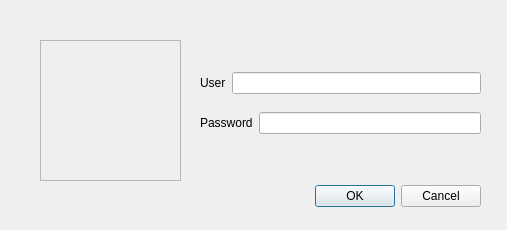
<?xml version="1.0" encoding="UTF-8"?>
<ui version="4.0">
 <class>LoginDialog</class>
 <widget class="QDialog" name="LoginDialog">
  <property name="geometry">
   <rect>
    <x>0</x>
    <y>0</y>
    <width>507</width>
    <height>230</height>
   </rect>
  </property>
  <property name="windowTitle">
   <string>Dialog</string>
  </property>
  <widget class="QDialogButtonBox" name="buttonBox">
   <property name="geometry">
    <rect>
     <x>140</x>
     <y>180</y>
     <width>341</width>
     <height>32</height>
    </rect>
   </property>
   <property name="orientation">
    <enum>Qt::Horizontal</enum>
   </property>
   <property name="standardButtons">
    <set>QDialogButtonBox::Cancel|QDialogButtonBox::Ok</set>
   </property>
  </widget>
  <widget class="QFrame" name="frame">
   <property name="geometry">
    <rect>
     <x>40</x>
     <y>40</y>
     <width>141</width>
     <height>141</height>
    </rect>
   </property>
   <property name="styleSheet">
    <string notr="true">background-image: url(:/assets/images/_operator_logo.png);</string>
   </property>
   <property name="frameShape">
    <enum>QFrame::StyledPanel</enum>
   </property>
   <property name="frameShadow">
    <enum>QFrame::Raised</enum>
   </property>
  </widget>
  <widget class="QWidget" name="layoutWidget">
   <property name="geometry">
    <rect>
     <x>200</x>
     <y>110</y>
     <width>281</width>
     <height>26</height>
    </rect>
   </property>
   <layout class="QHBoxLayout" name="horizontalLayout">
    <item>
     <widget class="QLabel" name="passwordLbl">
      <property name="text">
       <string>Password</string>
      </property>
     </widget>
    </item>
    <item>
     <widget class="QLineEdit" name="passwordlineEdit">
      <property name="echoMode">
       <enum>QLineEdit::Password</enum>
      </property>
     </widget>
    </item>
   </layout>
  </widget>
  <widget class="QWidget" name="layoutWidget">
   <property name="geometry">
    <rect>
     <x>200</x>
     <y>70</y>
     <width>281</width>
     <height>26</height>
    </rect>
   </property>
   <layout class="QHBoxLayout" name="horizontalLayout_2">
    <item>
     <widget class="QLabel" name="userLbl">
      <property name="text">
       <string>User</string>
      </property>
     </widget>
    </item>
    <item>
     <widget class="QLineEdit" name="userLineEdit"/>
    </item>
   </layout>
  </widget>
 </widget>
 <tabstops>
  <tabstop>userLineEdit</tabstop>
  <tabstop>passwordlineEdit</tabstop>
 </tabstops>
 <resources/>
 <connections>
  <connection>
   <sender>buttonBox</sender>
   <signal>accepted()</signal>
   <receiver>LoginDialog</receiver>
   <slot>accept()</slot>
   <hints>
    <hint type="sourcelabel">
     <x>248</x>
     <y>254</y>
    </hint>
    <hint type="destinationlabel">
     <x>157</x>
     <y>274</y>
    </hint>
   </hints>
  </connection>
  <connection>
   <sender>buttonBox</sender>
   <signal>rejected()</signal>
   <receiver>LoginDialog</receiver>
   <slot>reject()</slot>
   <hints>
    <hint type="sourcelabel">
     <x>316</x>
     <y>260</y>
    </hint>
    <hint type="destinationlabel">
     <x>286</x>
     <y>274</y>
    </hint>
   </hints>
  </connection>
 </connections>
</ui>
